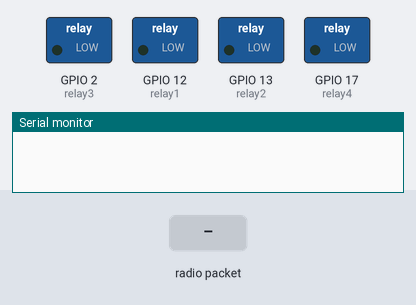
Recording of a sketch running on a simulated ESP32. Parts: switched loads named in the sketch (green lamp = pin HIGH), the last lines printed to the serial monitor. The test bench sets the inputs (shaded band).

Above: at 1.2 s.
1.3 s: radio packet "111" arrives
At 2.9 s:
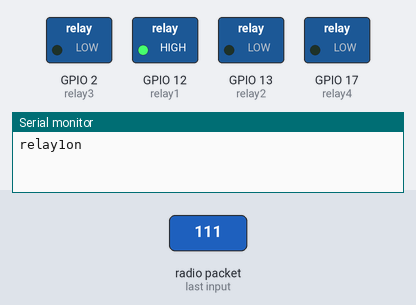
3.8 s: radio packet "222" arrives
At 6.4 s:
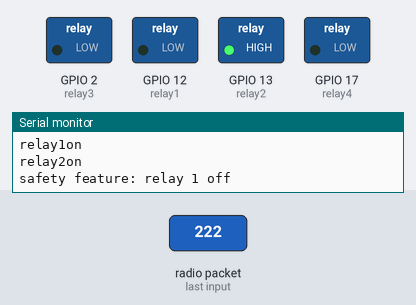
6.8 s: radio packet "333" arrives
At 8.3 s:
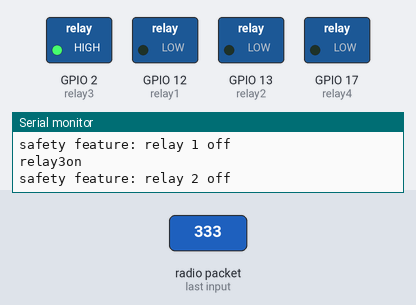
9.3 s: radio packet "444" arrives
At 11.8 s:
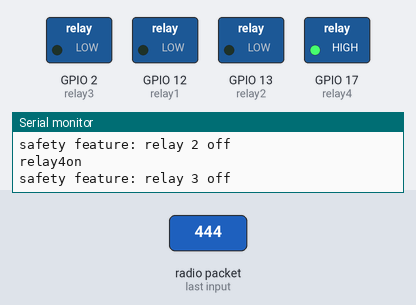
Timing chart, 0 to 14.8 s (numbered marks = the images above; inputs shaded):
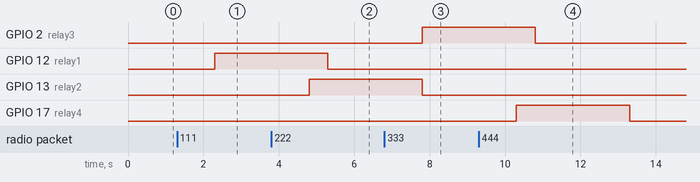

Measured:
- after the input at 1.3 s, GPIO 12 (relay1): LOW → HIGH after 1.0 s
- after the input at 3.8 s, GPIO 13 (relay2): LOW → HIGH after 1.0 s
- after the input at 6.8 s, GPIO 2 (relay3): LOW → HIGH after 1.0 s
- after the input at 9.3 s, GPIO 17 (relay4): LOW → HIGH after 1.0 s, → LOW 3.0 s later

The sketch:

PropulsionLauncherReceiver.ino
```cpp
#include "heltec.h"
// pins for relays
int relay1 = 12;
int relay2 = 13;
int relay3 = 2;
int relay4 = 17;

// time activated for the safety shutoff feature
int relay1Time = -1;
int relay2Time = -1;
int relay3Time = -1;
int relay4Time = -1;

// number of miliseconds allowed to pass before auto-shutoff
#define SAFETY_TIME1  3000
#define SAFETY_TIME2  3000
#define SAFETY_TIME3  3000
#define SAFETY_TIME4  3000
#define BAND          915E6  //you can set band here directly,e.g. 868E6,915E6

void setup() {
  //  WIFI Kit series V1 not support Vext control
  Heltec.begin(false /*DisplayEnable Enable*/, true /*Heltec.LoRa Disable*/, true /*Serial Enable*/, true /*PABOOST Enable*/, BAND /*long BAND*/);
  //Heltec.display->setContrast(255);
  LoRa.setSyncWord(0xF3);           // ranges from 0-0xFF, default 0x34, see API docs
  LoRa.setSpreadingFactor(8);
  Serial.begin(9600);

  pinMode(relay1, OUTPUT);
  digitalWrite(relay1, LOW);

  pinMode(relay2, OUTPUT);
  digitalWrite(relay2, LOW);

  pinMode(relay3, OUTPUT);
  digitalWrite(relay3, LOW);

  pinMode(relay4, OUTPUT);
  digitalWrite(relay4, LOW);
}

void loop() {
  // try to parse packet
  int packetSize = LoRa.parsePacket();

  if (packetSize) {
    // received a packet
    // read the packet
    while (LoRa.available()) {
      String inmessage =  LoRa.readString();
      inmessage.remove(3, 1);

      if (inmessage == "111") {
        relay1Time = millis();
        digitalWrite(relay1, HIGH);
        //delay(150);
        Serial.println("relay1on");
      }
      if (inmessage == "222") {
        relay2Time = millis();
        digitalWrite(relay2, HIGH);
        //delay(150);
        Serial.println("relay2on");
      }

      if (inmessage == "333") {
        relay3Time = millis();
        digitalWrite(relay3, HIGH);
        //delay(150);
        Serial.println("relay3on");
      }
      if (inmessage == "444") {
        relay4Time = millis();
        digitalWrite(relay4, HIGH);
        // delay(150);
        Serial.println("relay4on");
      }

      if (inmessage == "101") {
        digitalWrite(relay1, LOW);
        //delay(150);
        Serial.println("relay1off");
      }
      if (inmessage == "202") {
        digitalWrite(relay2, LOW);
        //delay(150);
        Serial.println("relay2off");
      }

      if (inmessage == "303") {
        digitalWrite(relay3, LOW);
        //delay(150);
        Serial.println("relay3off");
      }
      if (inmessage == "404") {
        digitalWrite(relay4, LOW);
        // delay(150);
        Serial.println("relay4off");
      }
    }
  }

  // ensure relays don't stay on for too long
  if (relay1Time > 0) {
    if (millis() - relay1Time > SAFETY_TIME1) {
      digitalWrite(relay1, LOW);
      relay1Time = -1;
      Serial.println("safety feature: relay 1 off");
    }
  }
  if (relay2Time > 0) {
    if (millis() - relay2Time > SAFETY_TIME2) {
      digitalWrite(relay2, LOW);
      relay2Time = -1;
      Serial.println("safety feature: relay 2 off");
    }
  }
  if (relay3Time > 0) {
    if (millis() - relay3Time > SAFETY_TIME3) {
      digitalWrite(relay3, LOW);
      relay3Time = -1;
      Serial.println("safety feature: relay 3 off");
    }
  }
  if (relay4Time > 0) {
    if (millis() - relay4Time > SAFETY_TIME4) {
      digitalWrite(relay4, LOW);
      relay4Time = -1;
      Serial.println("safety feature: relay 4 off");
    }
  }
}
```
